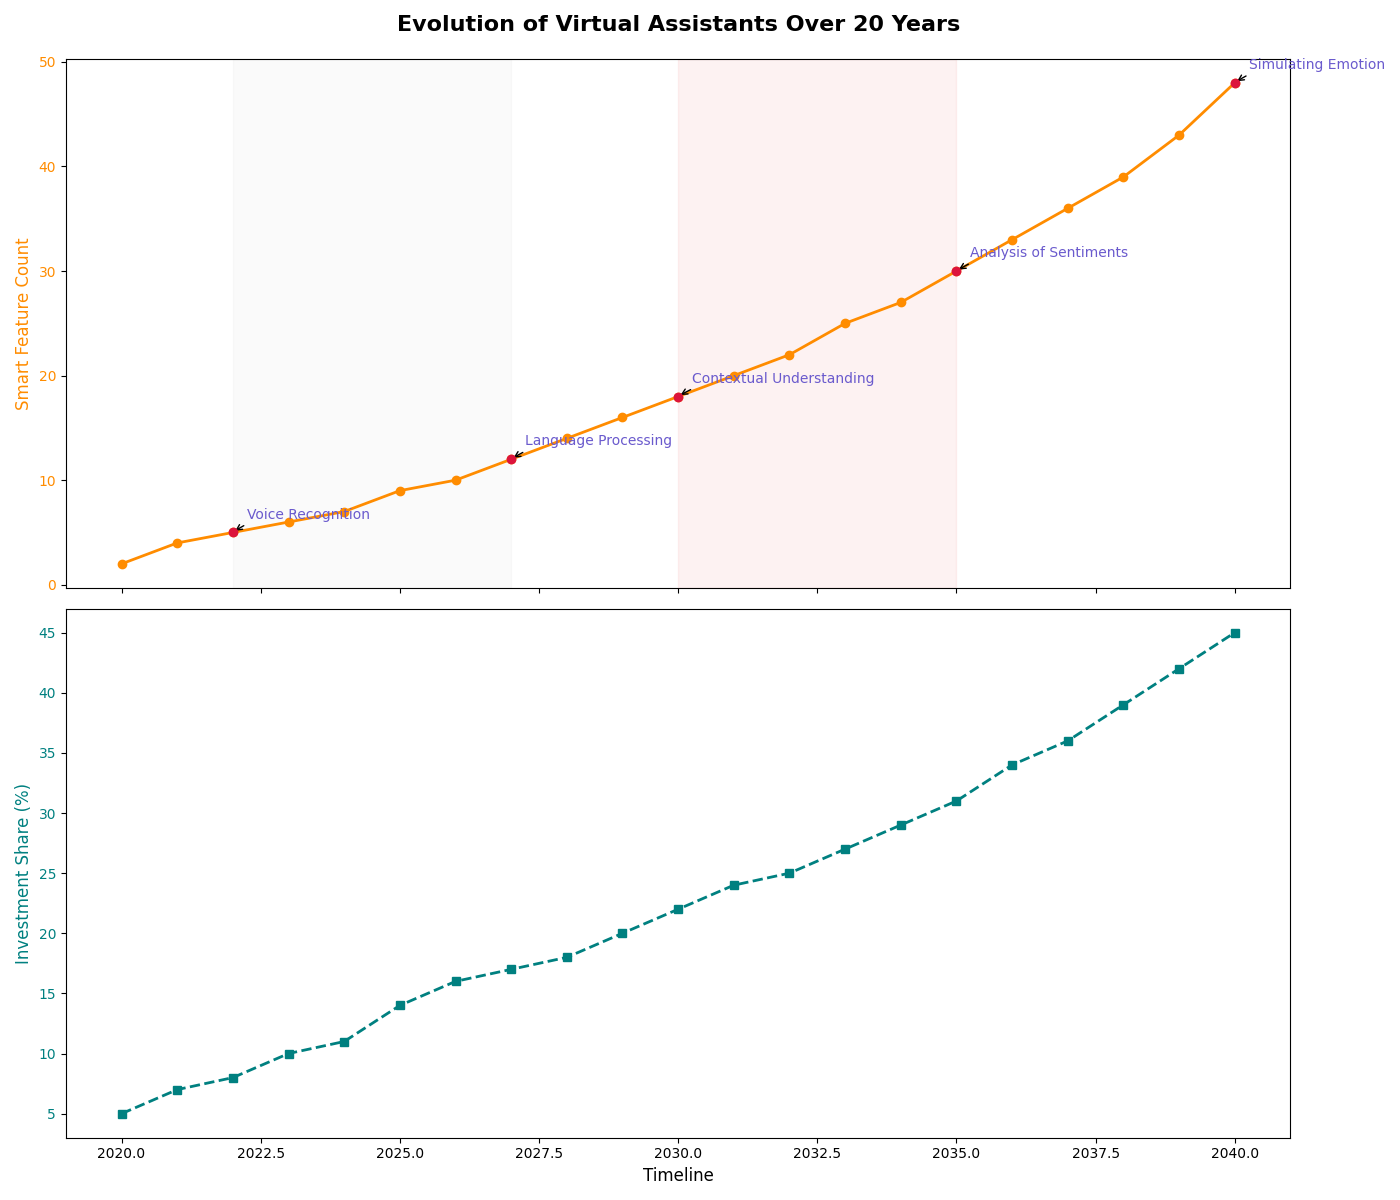

The Python source for this figure:
import matplotlib.pyplot as plt
import numpy as np

years = np.arange(2020, 2041)
smart_features = np.array([2, 4, 5, 6, 7, 9, 10, 12, 14, 16, 18, 20, 22, 25, 27, 30, 33, 36, 39, 43, 48])

milestones = {
    2022: 'Voice Recognition',
    2027: 'Language Processing',
    2030: 'Contextual Understanding',
    2035: 'Analysis of Sentiments',
    2040: 'Simulating Emotion'
}

investment_proportion = np.array([5, 7, 8, 10, 11, 14, 16, 17, 18, 20, 22, 24, 25, 27, 29, 31, 34, 36, 39, 42, 45])

fig, (ax1, ax2) = plt.subplots(2, 1, figsize=(14, 12), sharex=True)
fig.tight_layout(pad=5.0)

ax1.plot(years, smart_features, marker='o', linestyle='-', color='darkorange', linewidth=2)
ax1.set_title('Evolution of Virtual Assistants Over 20 Years', fontsize=16, fontweight='bold', pad=20)
ax1.set_ylabel('Smart Feature Count', fontsize=12, color='darkorange')
ax1.tick_params(axis='y', labelcolor='darkorange')

for year, milestone in milestones.items():
    idx = np.where(years == year)[0][0]
    ax1.annotate(milestone,
                 xy=(year, smart_features[idx]),
                 xytext=(10, 10),
                 textcoords='offset points',
                 arrowprops=dict(arrowstyle='->', connectionstyle='arc3,rad=0.2'),
                 fontsize=10,
                 color='slateblue')
    ax1.scatter(year, smart_features[idx], color='crimson', zorder=5)

ax1.axvspan(2022, 2027, alpha=0.1, color='lightgrey')
ax1.axvspan(2030, 2035, alpha=0.1, color='lightcoral')

ax2.plot(years, investment_proportion, marker='s', linestyle='--', color='teal', linewidth=2)
ax2.set_xlabel('Timeline', fontsize=12)
ax2.set_ylabel('Investment Share (%)', fontsize=12, color='teal')
ax2.tick_params(axis='y', labelcolor='teal')

plt.tight_layout()
plt.show()
